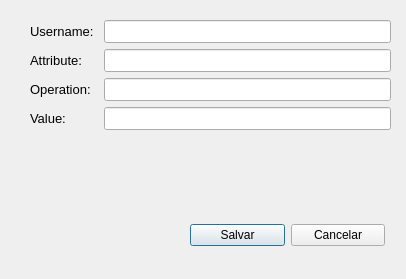
<?xml version="1.0" encoding="UTF-8"?>
<ui version="4.0">
 <class>Dialog</class>
 <widget class="QDialog" name="Dialog">
  <property name="geometry">
   <rect>
    <x>0</x>
    <y>0</y>
    <width>406</width>
    <height>279</height>
   </rect>
  </property>
  <property name="windowTitle">
   <string>Atualizar Registro</string>
  </property>
  <widget class="QWidget" name="verticalLayoutWidget">
   <property name="geometry">
    <rect>
     <x>190</x>
     <y>220</y>
     <width>195</width>
     <height>30</height>
    </rect>
   </property>
   <layout class="QHBoxLayout" name="horizontalLayout">
    <item>
     <widget class="QPushButton" name="btn_save">
      <property name="text">
       <string>Salvar</string>
      </property>
     </widget>
    </item>
    <item>
     <widget class="QPushButton" name="btn_cancel">
      <property name="text">
       <string>Cancelar</string>
      </property>
     </widget>
    </item>
   </layout>
  </widget>
  <widget class="QWidget" name="formLayoutWidget">
   <property name="geometry">
    <rect>
     <x>30</x>
     <y>20</y>
     <width>361</width>
     <height>141</height>
    </rect>
   </property>
   <layout class="QFormLayout" name="formLayout">
    <item row="0" column="0">
     <widget class="QLabel" name="label">
      <property name="font">
       <font>
        <pointsize>10</pointsize>
       </font>
      </property>
      <property name="text">
       <string>Username: </string>
      </property>
     </widget>
    </item>
    <item row="0" column="1">
     <widget class="QLineEdit" name="lineEdit_username">
      <property name="font">
       <font>
        <pointsize>10</pointsize>
       </font>
      </property>
      <property name="readOnly">
       <bool>true</bool>
      </property>
     </widget>
    </item>
    <item row="1" column="0">
     <widget class="QLabel" name="label_2">
      <property name="font">
       <font>
        <pointsize>10</pointsize>
       </font>
      </property>
      <property name="text">
       <string>Attribute: </string>
      </property>
     </widget>
    </item>
    <item row="1" column="1">
     <widget class="QLineEdit" name="lineEdit_attribute">
      <property name="font">
       <font>
        <pointsize>10</pointsize>
       </font>
      </property>
      <property name="readOnly">
       <bool>true</bool>
      </property>
     </widget>
    </item>
    <item row="2" column="0">
     <widget class="QLabel" name="label_3">
      <property name="font">
       <font>
        <pointsize>10</pointsize>
       </font>
      </property>
      <property name="text">
       <string>Operation: </string>
      </property>
     </widget>
    </item>
    <item row="2" column="1">
     <widget class="QLineEdit" name="lineEdit_operation">
      <property name="font">
       <font>
        <pointsize>10</pointsize>
       </font>
      </property>
      <property name="readOnly">
       <bool>true</bool>
      </property>
     </widget>
    </item>
    <item row="3" column="0">
     <widget class="QLabel" name="label_4">
      <property name="font">
       <font>
        <pointsize>10</pointsize>
       </font>
      </property>
      <property name="text">
       <string>Value: </string>
      </property>
     </widget>
    </item>
    <item row="3" column="1">
     <widget class="QLineEdit" name="lineEdit_value">
      <property name="font">
       <font>
        <pointsize>10</pointsize>
       </font>
      </property>
     </widget>
    </item>
   </layout>
  </widget>
 </widget>
 <resources/>
 <connections/>
</ui>
